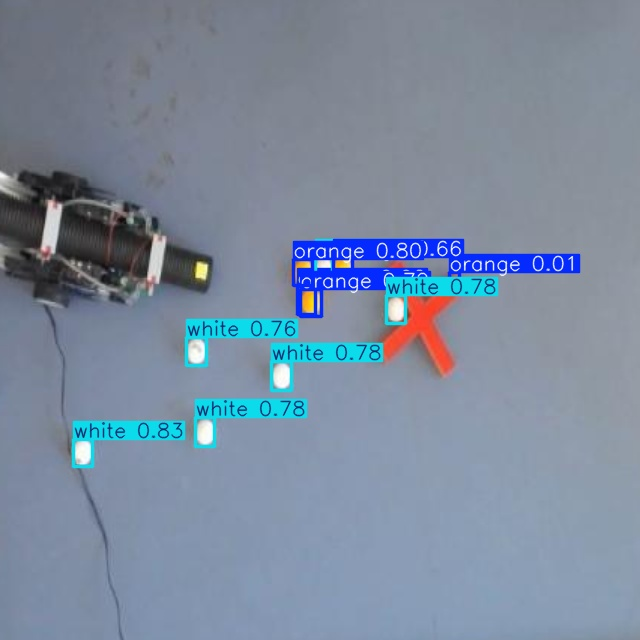
#> input picture zoomed_image_1.jpg, 640 x 640 px, given in place of the camera
$ python AdvancedBallDetection.py
#> lines starting #> are read from the running program, lines starting #| are printed output that depends on the picture; after the words box and inside, x2 and y2 are one past the last pixel; in counts of white or black regions, pixels touching at a corner belong together
#> further down, frame is the input picture: shape (640, 640, 3); mean B, G, R 158.5, 138.8, 124.4
import cv2
import numpy as np
import math

DEBUGGING = True            # turn off for headless/deployment
SIZE_RATIO_LOW, SIZE_RATIO_HIGH = 0.7, 1.4

def adjust_gamma(image, gamma=1.5):
    inv = 1.0/gamma
    table = np.array([(i/255.0)**inv * 255 for i in range(256)], dtype="uint8")
    return cv2.LUT(image, table)

def preprocess_frame(frame):
    gray = cv2.cvtColor(frame, cv2.COLOR_BGR2GRAY)
    clahe = cv2.createCLAHE(clipLimit=2.0, tileGridSize=(8,8))
    eq   = clahe.apply(gray)
    g    = adjust_gamma(eq, gamma=1.5)
    return cv2.GaussianBlur(g, (9,9), 0)

def generate_mask_otsu(frame):
    hsv = cv2.cvtColor(frame, cv2.COLOR_BGR2HSV)
#> hsv: shape (640, 640, 3); mean H, S, V 106.5, 54.1, 160.1
    v, s = hsv[:,:,2], hsv[:,:,1]
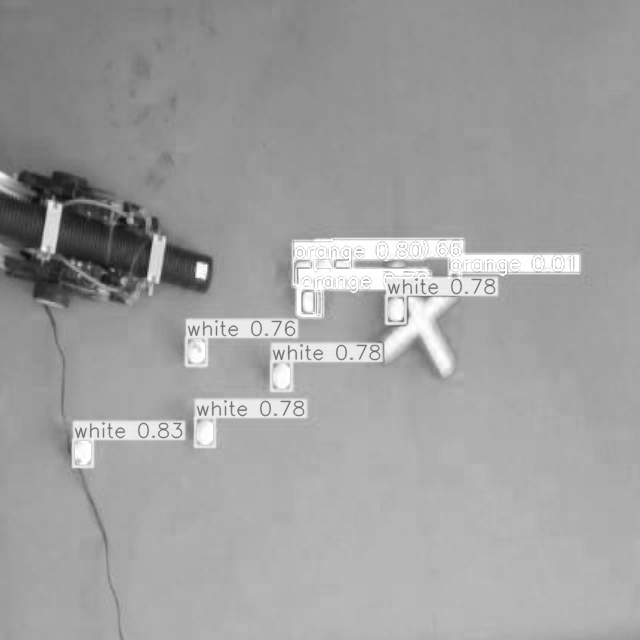
#> v: shape (640, 640); min 12, max 255, mean 160.1
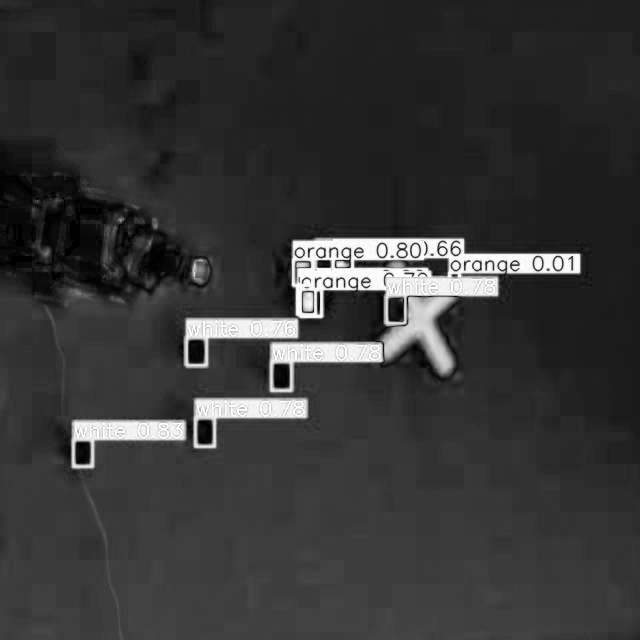
#> s: shape (640, 640); min 0, max 255, mean 54.1

    _, v_m = cv2.threshold(v, 0, 255, cv2.THRESH_BINARY+cv2.THRESH_OTSU)
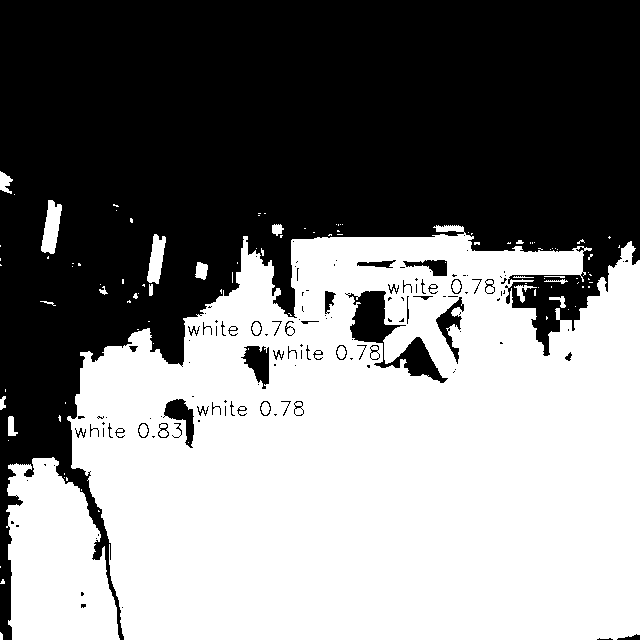
#> v_m: shape (640, 640); 50.9% white; 133 black regions (84 under 20 px), largest, box (x1, y1, x2, y2) and area: (0, 0, 640, 640) 193930, (345, 291, 448, 383) 2782, (241, 346, 269, 389) 704
    _, s_m = cv2.threshold(s, 0, 255, cv2.THRESH_BINARY_INV+cv2.THRESH_OTSU)
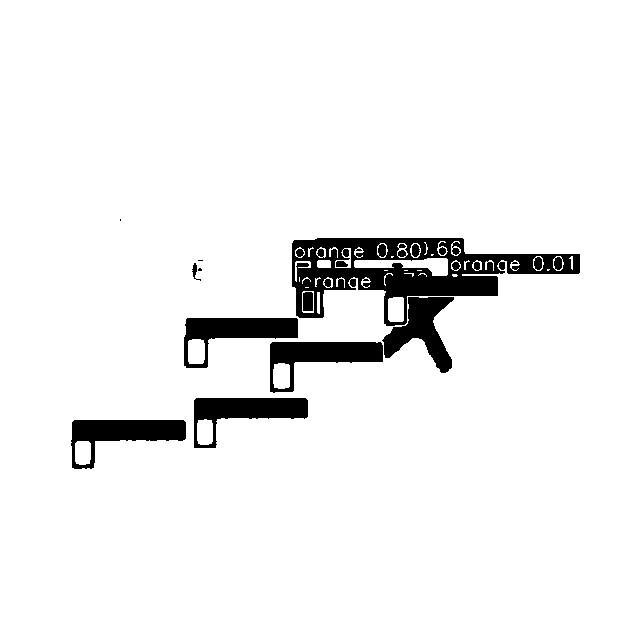
#> s_m: shape (640, 640); 94.2% white; 14 black regions (3 under 20 px), largest, box (x1, y1, x2, y2) and area: (292, 238, 580, 326) 10537, (71, 420, 186, 469) 2615, (194, 398, 308, 448) 2572
    m = cv2.bitwise_and(v_m, s_m)
#> m: shape (640, 640); 45.4% white; 181 white regions (122 under 20 px), largest, box (x1, y1, x2, y2) and area: (67, 225, 640, 640) 160797, (6, 457, 120, 640) 15380, (183, 236, 294, 325) 3161

    k = cv2.getStructuringElement(cv2.MORPH_ELLIPSE,(5,5))
    m = cv2.morphologyEx(m, cv2.MORPH_OPEN,  k, iterations=2)
#> m: shape (640, 640); 43.4% white; 16 white regions, largest, box (x1, y1, x2, y2) and area: (89, 261, 640, 640) 144701, (8, 458, 119, 640) 15081, (75, 329, 270, 420) 10185
    m = cv2.morphologyEx(m, cv2.MORPH_CLOSE, k, iterations=2)
#> m: shape (640, 640); 43.8% white; 9 white regions, largest, box (x1, y1, x2, y2) and area: (8, 244, 640, 640) 162363, (75, 329, 270, 420) 10970, (206, 253, 284, 318) 2801
    return m

def find_circle_candidates(mask):
    contours,_ = cv2.findContours(mask, cv2.RETR_EXTERNAL, cv2.CHAIN_APPROX_SIMPLE)
    feats, cands = [], []

    for cnt in contours:
        area = cv2.contourArea(cnt)
        if area < 30:            # drop tiny specks
            continue

        (x,y), r = cv2.minEnclosingCircle(cnt)
        if r < 5:                # drop micros
            continue

        perim     = cv2.arcLength(cnt, False)
        arc_ratio = perim / (2*math.pi*r)
        area_ratio= area / (math.pi*r*r)

        feats.append([arc_ratio, area_ratio])
        cands.append((int(x),int(y),int(r)))

    if not feats:
        return []

    data = np.array(feats, dtype=np.float32)
    criteria = (cv2.TERM_CRITERIA_EPS+cv2.TERM_CRITERIA_MAX_ITER, 10, 1.0)
    _, labels, centers = cv2.kmeans(data, 2, None, criteria, 10, cv2.KMEANS_PP_CENTERS)

    # pick cluster whose center is closest to (1,1)
    d0 = np.linalg.norm(centers[0] - np.array([1.0,1.0]))
    d1 = np.linalg.norm(centers[1] - np.array([1.0,1.0]))
    best = 0 if d0 < d1 else 1

    return [cands[i] for i in range(len(cands)) if labels[i][0]==best]

def detect_balls(frame, color="white", debug=False):
    """
    1) preprocess → gray, CLAHE, gamma, blur
    2) edges = Canny(preprocessed)
    3) run HoughCircles on edges to get ALL round candidates
    4) build a circular mask for each (x,y,r) and check that
       at least, say, 30% of its pixels are 'white' (or orange)
       by looking at our existing color‐mask.
    5) size‐consistency filter (optional)
    """
    # 1) preprocess & color-mask
    pre  = preprocess_frame(frame)
    mask = generate_mask_otsu(frame)

    # 2) detect *all* circles via edges
    edges = cv2.Canny(pre, 50, 150)
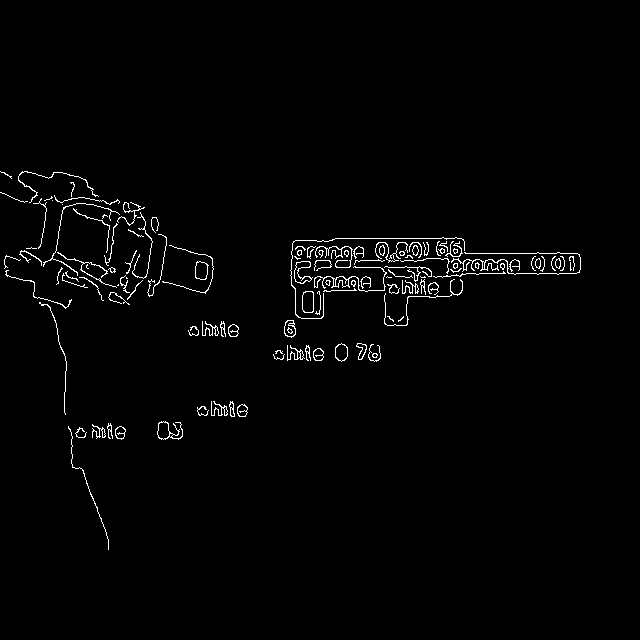
#> edges: shape (640, 640); 1.6% white in thin lines or dots, all inside (x1, y1, x2, y2) = (0, 171, 581, 550)
    raw = cv2.HoughCircles(
        edges, cv2.HOUGH_GRADIENT,
        dp=1.2, minDist=30,
        param1=50, param2=30,
        minRadius=5,  maxRadius=200
    )
#> raw = 117 rows, first 8: [408.6, 359.4, 122.6], [351, 294.6, 57.08], [402.6, 425.4, 188.7], [372.6, 413.4, 176.8], [432.6, 401.4, 164.8], [174.6, 306.6, 120], [269.4, 426.6, 192.7], [378.6, 375, 138.3]

    candidates = []
    if raw is not None:
        for x, y, r in np.uint16(np.around(raw[0])):
            # build a boolean mask of this circle
            Y, X = np.ogrid[:mask.shape[0], :mask.shape[1]]
            circle_area = (X - x)**2 + (Y - y)**2 <= r*r

            # compute what fraction of that circle is 'white'
            white_frac = np.count_nonzero(mask[circle_area]) / float(circle_area.sum())
            if white_frac < 0.3:
                continue

            candidates.append((int(x), int(y), int(r)))
#> this loop made 117 passes
#> (x, y, r, white_frac) on passes 1 to 12: (409, 359, 123, 0.598), (351, 295, 57, 0.184), (403, 425, 189, 0.757), (373, 413, 177, 0.734), (433, 401, 165, 0.726), (175, 307, 120, 0.297), (269, 427, 193, 0.712), (379, 375, 138, 0.612), (383, 331, 94, 0.38), (302, 181, 169, 0.06), (457, 425, 186, 0.791), (415, 329, 93, 0.424)
#> pass 1, in detect_balls, `circle_area = (X - x)**2 + (Y - y)**2 <= r*r`:
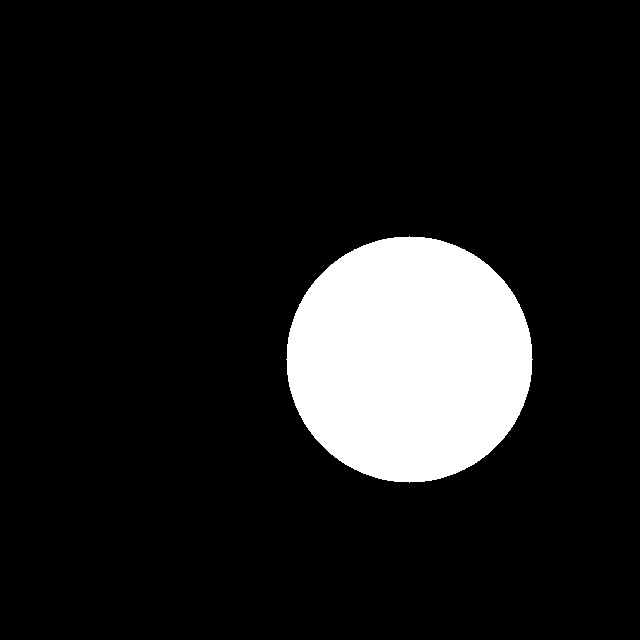
#> circle_area: shape (640, 640) bool; 11.6% white; 1 white region, box (x1, y1, x2, y2) and area: (286, 236, 533, 483) 47485
#> after the loop, candidates = 39 items, first 6: (409, 359, 123), (403, 425, 189), (373, 413, 177), (433, 401, 165), (269, 427, 193), (379, 375, 138)

    # 3) size‐consistency: only keep circles close to the largest
    if candidates:
        ref_r = max(c[2] for c in candidates)
#> ref_r = 199
        lo, hi = ref_r * 0.7, ref_r * 1.4
#> lo = 139.3; hi = 278.6
        candidates = [c for c in candidates if lo <= c[2] <= hi]
#> candidates = [(403, 425, 189), (373, 413, 177), (433, 401, 165), (269, 427, 193), (457, 425, 186), (403, 395, 158), (493, 407, 156), (409, 455, 199), (347, 433, 166), (307, 425, 186), (517, 425, 166), (193, 355, 141), (373, 449, 190), (319, 455, 199), (13, 427, 171), (319, 503, 155)]

    centers = [(x, y) for x, y, _ in candidates]
#> centers = [(403, 425), (373, 413), (433, 401), (269, 427), (457, 425), (403, 395), (493, 407), (409, 455), (347, 433), (307, 425), (517, 425), (193, 355), (373, 449), (319, 455), (13, 427), (319, 503)]

    # 4) debug window (A/D to cycle Original, Pre, Mask, Detected)
    if debug:
        views = [
            ("Original",     frame),
            ("Preprocessed", cv2.cvtColor(pre,  cv2.COLOR_GRAY2BGR)),
            ("Mask",         cv2.cvtColor(mask,cv2.COLOR_GRAY2BGR)),
            ("Detected",     frame.copy())
        ]
        for x, y, r in candidates:
            cv2.circle(views[3][1], (x, y), r,   (0,255,0), 2)
            cv2.circle(views[3][1], (x, y),   2, (0,0,255), 3)
#> this loop made 16 passes

        idx = 0
        while True:
            title, img = views[idx]
#> title = 'Original'
            disp = img.copy()
            (w, h), _ = cv2.getTextSize(title, cv2.FONT_HERSHEY_SIMPLEX, 0.7, 2)
#> w = 83; h = 16
            cv2.rectangle(disp,
                          (disp.shape[1]-w-20, 10),
                          (disp.shape[1]-10,  h+20),
                          (0,0,0), -1)
            cv2.putText(disp, title,
                        (disp.shape[1]-w-15, h+15),
                        cv2.FONT_HERSHEY_SIMPLEX, 0.7, (255,255,255), 2)
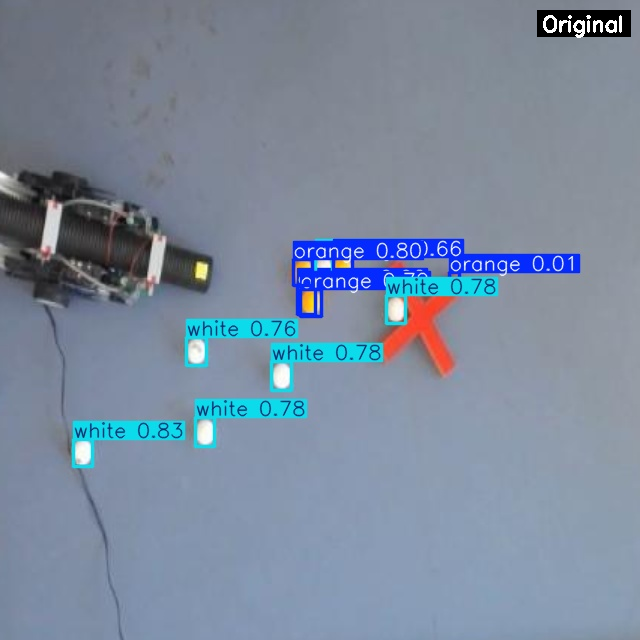
#> disp: shape (640, 640, 3); mean B, G, R 158, 138.4, 124

            cv2.imshow("Debug View", disp)
            key = cv2.waitKey(0) & 0xFF
#> (key q is pressed here)
            if key == ord('d'):
                idx = (idx + 1) % len(views)
            elif key == ord('a'):
                idx = (idx - 1) % len(views)
            elif key == ord('q'):
                break
        cv2.destroyAllWindows()

    return centers

if __name__=="__main__":
    cap = cv2.VideoCapture(1)
    while True:
        ret, frame = cap.read()
        if not ret: break

        balls = detect_balls(frame, debug=DEBUGGING)
#> balls has the same summary as centers in detect_balls
        print("Detected balls:", balls)
#| Detected balls: [(403, 425), (373, 413), (433, 401), (269, 427), (457, 425), (403, 395), (493, 407), (409, 455), (347, 433), (307, 425), (517, 425), (193, 355), (373, 449), (319, 455), (13, 427), (319, 503)]

        if cv2.waitKey(1)&0xFF == ord('q'): break
#> (key q is pressed here)

    cap.release()
    cv2.destroyAllWindows()

$ run again, on neg_0.jpg
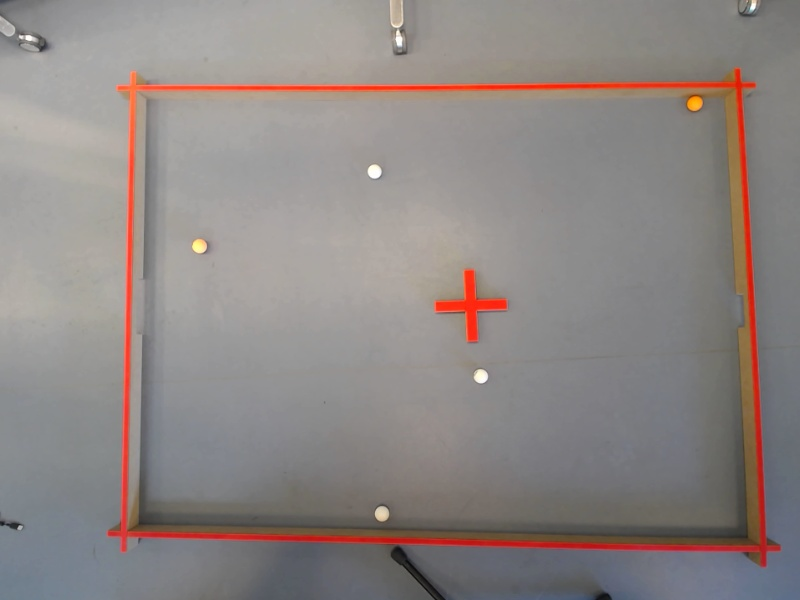
#> input picture neg_0.jpg, 800 x 600 px, given in place of the camera
#> frame is the input picture: shape (600, 800, 3); mean B, G, R 132.1, 134.5, 142.2
#> hsv: shape (600, 800, 3); mean H, S, V 44.1, 23.2, 144.4
#> in generate_mask_otsu, `_, v_m = cv2.threshold(v, 0, 255, cv2.THRESH_BINARY+cv2.THRESH_OTSU)`:
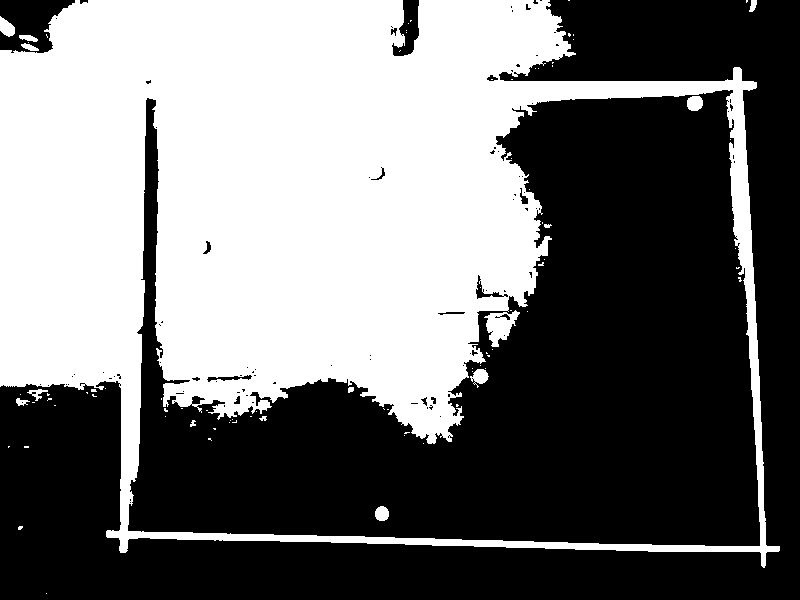
#> v_m: shape (600, 800); 45.1% white; 84 white regions (69 under 20 px), largest, box (x1, y1, x2, y2) and area: (0, 0, 780, 568) 214372, (484, 310, 520, 347) 688, (0, 16, 15, 37) 204
#> s_m: shape (600, 800); 93.9% white; 8 black regions (4 under 20 px), largest, box (x1, y1, x2, y2) and area: (106, 67, 781, 568) 27258, (434, 268, 508, 343) 1803, (192, 239, 206, 250) 114, (576, 598, 593, 600) 30
#> edges: shape (600, 800); 0.43% white in thin lines or dots
#> raw = [[373.8, 171, 7.64]]
#> the loop in detect_balls, `for x, y, r in np.uint16(np.around(raw[0])):` made 1 pass
#> (x, y, r, white_frac) on pass 1: (374, 171, 8, 1)
#> after the loop in detect_balls, `for x, y, r in np.uint16(np.around(raw[0])):`: candidates = [(374, 171, 8)]
#> ref_r = 8
#> lo = 5.6; hi = 11.2
#> centers = [(374, 171)]
#> the loop in detect_balls, `for x, y, r in candidates:` made 1 pass
#> title = 'Original'
#> w = 83; h = 16
#> in detect_balls, `cv2.putText(disp, title, (disp.shape[1]-w-15, h+15), cv2.FONT_HERSHEY_..`:
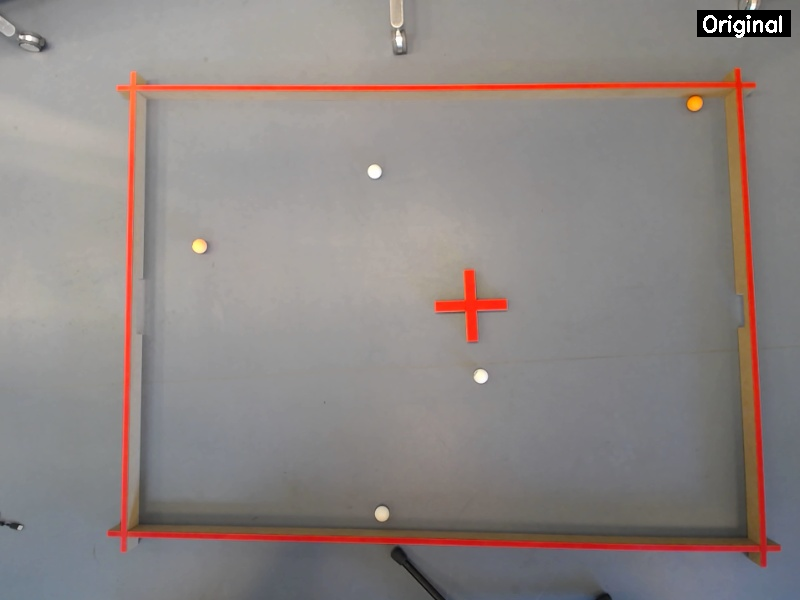
#> disp: shape (600, 800, 3); mean B, G, R 131.8, 134.2, 141.9
#> balls = [(374, 171)]
#| Detected balls: [(374, 171)]

$ run again, on subpixel5.png
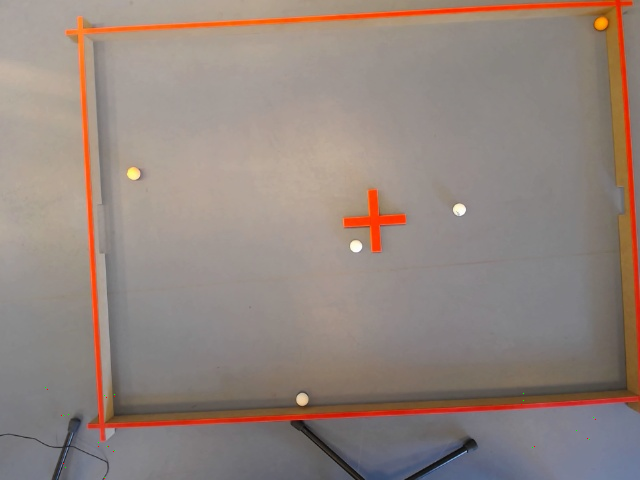
#> input picture subpixel5.png, 640 x 480 px, given in place of the camera
#> frame is the input picture: shape (480, 640, 3); mean B, G, R 125.8, 133, 147.1
#> hsv: shape (480, 640, 3); mean H, S, V 36.6, 38.6, 148.7
#> in generate_mask_otsu, `_, v_m = cv2.threshold(v, 0, 255, cv2.THRESH_BINARY+cv2.THRESH_OTSU)`:
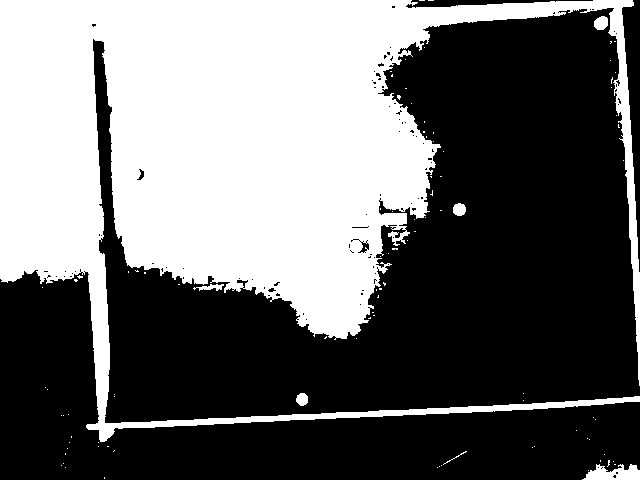
#> v_m: shape (480, 640); 41.7% white; 97 white regions (90 under 20 px), largest, box (x1, y1, x2, y2) and area: (0, 0, 640, 442) 126588, (582, 464, 640, 480) 623, (594, 16, 608, 30) 158
#> s_m: shape (480, 640); 92.4% white; 60 black regions (55 under 20 px), largest, box (x1, y1, x2, y2) and area: (65, 0, 640, 442) 21429, (342, 188, 407, 253) 1409, (368, 474, 392, 480) 124, (421, 450, 465, 478) 108, (127, 167, 139, 177) 82
#> edges: shape (480, 640); 0.48% white in thin lines or dots
#> raw = None
#> title = 'Original'
#> w = 83; h = 16
#> in detect_balls, `cv2.putText(disp, title, (disp.shape[1]-w-15, h+15), cv2.FONT_HERSHEY_..`:
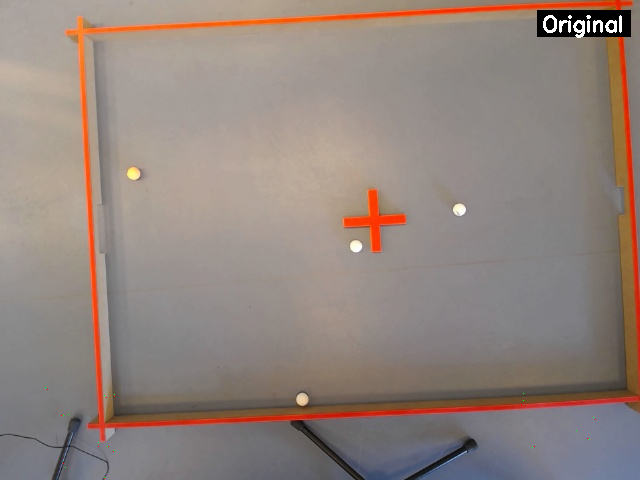
#> disp: shape (480, 640, 3); mean B, G, R 125.6, 132.5, 146.4
#> balls = []
#| Detected balls: []
